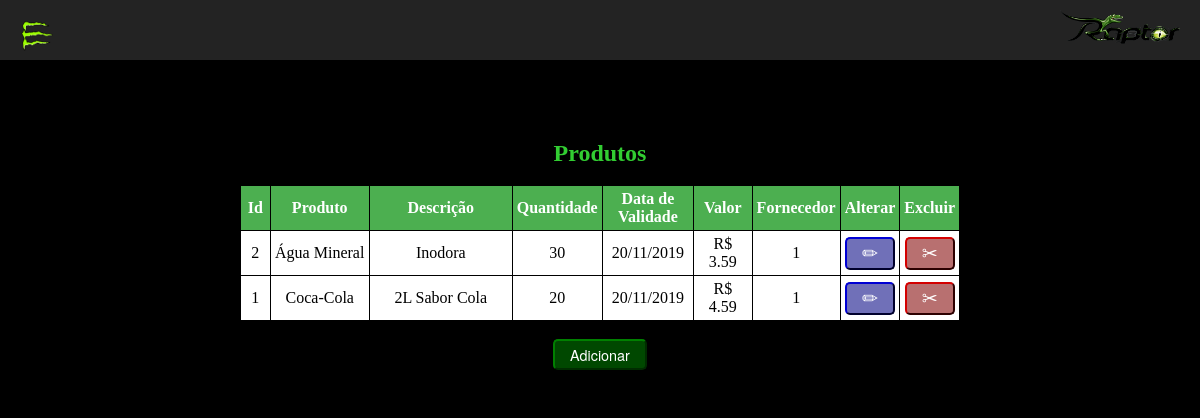
Screenshot of /Raptor/produtos.php with the database file from the repository.
### tables this page shows
CREATE TABLE `tb_produto` (
  `IDProduto` INT NOT NULL AUTO_INCREMENT,
  `NomeProduto` VARCHAR(60) NOT NULL,
  `QtdProduto` INT(10) NULL,
  `DTValProduto` VARCHAR(10) NULL,
  `PrecoProduto` VARCHAR(11) NULL,
  `DescricaoProduto` VARCHAR(60) NULL,
  `IDFornecedor` INT(6) NOT NULL,
  PRIMARY KEY (`IDProduto`))
COMMENT = '	';

### Raptor/produtos.php (the view, shortened to what this page needs)
<!DOCTYPE HTML>
<html>
<head>
	<link rel="stylesheet" type="text/css" href="style.css">
</head>
<body>
		<label id="icone" for="check"><img src="img/garra.png" id="icon-menu"></label>
		<img src="img/raptor-logo.png" id="logo-menu" align="right">
		<div class="menu">
			<h1>menu</h1>
		</div>
<center>
<div class="espaco"></div>
<div class="conteudo">
	<h2>Produtos</h2><br>
	<div id="tabela">
	<?php
	include_once('conexao.php');
	$query = $pdo->query("select * from `bd_convenes`.`tb_produto` order by NomeProduto;");
	echo "<table border='1px' bgcolor='FFFFFF'>";
	echo "<tr><th width='30px' align='center'>Id</th><th width='150px'>Produto</th><th width='250px'>Descrição</th><th>Quantidade</th><th width='100px'>Data de Validade</th><th width='70px'>Valor</th><th>Fornecedor</th><th>Alterar</th><th>Excluir</th><tr>";
	while($dados = $query->fetch(PDO::FETCH_ASSOC))
	{
		echo "<tr>";
		echo "<td align='center'>". $dados['IDProduto']."</td>";
		echo "<td align='center'>". $dados['NomeProduto']."</td>";
		echo "<td align='center'>". $dados['DescricaoProduto']."</td>";
		echo "<td align='center'>". $dados['QtdProduto']."</td>";
		echo "<td align='center'>". $dados['DTValProduto']."</td>";
		echo "<td align='center'> R$ ". $dados['PrecoProduto']."</td>";
		echo "<td align='center'>". $dados['IDFornecedor']."</td>";
		$id = $dados['IDProduto'];
		echo "<td align='center'><a href='form_alterar-produtos.php?id=$id'><input type='button' id='lapis' value='✏'></a></td>";
		echo "<td align='center'><a href='deletar-produtos.php?id=$id'><input type='button' id='tesoura' value='✂'></a></td>";
		echo "</tr>";
	}
	echo "</table>";
	?>
	</div>
	<br>
	<a href="form_produtos.php"><input type="button" name="add" value="Adicionar" id="botao"></a>
</div>
<div class="espaco"></div>
</center>
</body>
</html>

### Raptor/style.css (style rules this page uses)
* { padding: 0; margin: 0; }
body { background-color: #000; background-image: url(img/bg.png); background-repeat: no-repeat; background-size: 100%; }
h2 { text-shadow: 0 0 5px #000; font-family: sans serif; font-size: 18pt; color: #32CD32; }
.menu { width: 100%; height: 60px; background-color: rgba(51, 51, 51, 0.7); }
.menu h1 { color: rgba(0, 0, 0, 0); }
#logo-menu { margin-top: 10px; margin-right: 20px; width: 10%; height: 10%; }
.conteudo { position: relative; background-color: rgba(0, 0, 0, 0.54); width: 60%; height: 70%; padding: 20px; }
.espaco { position: relative; height: 60px; width: 100%; }
div#tabela table { border-collapse: collapse; }
div#tabela table, div#tabela th, div#tabela td { border: 1px solid black; }
div#tabela th, div#tabela td { padding: 4px; }
div#tabela th { background-color: #4CAF50; color: white; }
#tesoura { background-color: rgba(128, 0, 0, 0.56); border-radius: 5px; font-size: 1.2em; color: #FFF; padding: 3px 15px; border-color: #800000; }
#lapis { background-color: rgba(0, 0, 128, 0.56); border-radius: 5px; font-size: 1.2em; color: #FFF; padding: 3px 15px; border-color: #000080; }
#botao { background-color: rgba(0, 128, 0, 0.56); border-radius: 5px; font-size: 0.9em; color: #FFF; font-family: "Helvetica Neue"; padding: 3px 15px; border-color: #008000; }
#icon-menu { width: 70%; height: 100%; }
#icone { cursor: pointer; position: absolute; z-index: 1; }
label { width: 5%; height: 5%; padding: 15px; }

### rows the page displays
tb_produto: IDProduto "2", NomeProduto "Água Mineral", DescricaoProduto "Inodora", QtdProduto "30", DTValProduto "20/11/2019", PrecoProduto "3.59", IDFornecedor "1"
tb_produto: IDProduto "1", NomeProduto "Coca-Cola", DescricaoProduto "2L Sabor Cola", QtdProduto "20", DTValProduto "20/11/2019", PrecoProduto "4.59", IDFornecedor "1"
